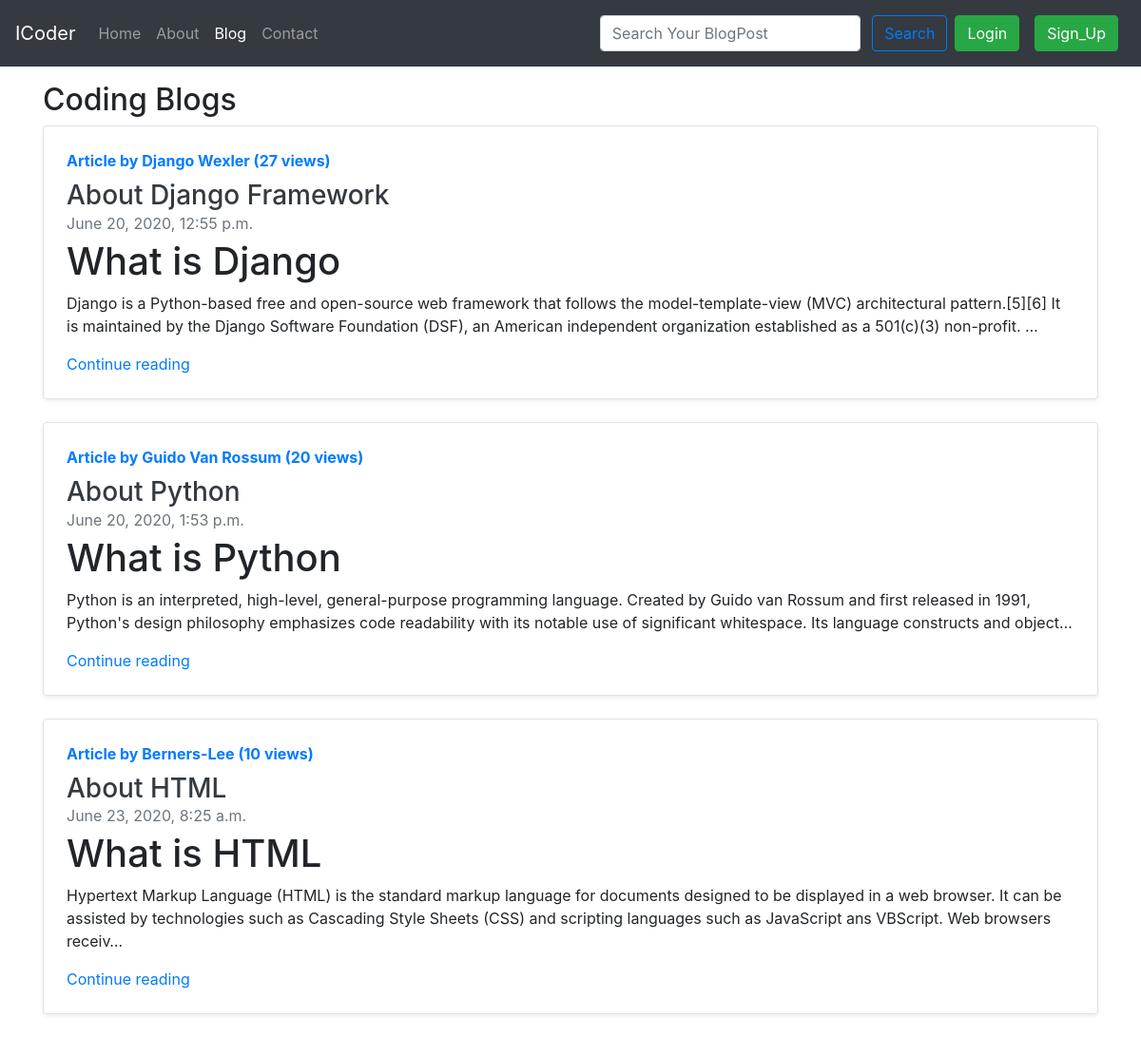
Screenshot of /blog/ with the database file from the repository.
### blog/models.py (models this page shows, shortened)
class Post(models.Model):
    sno = models.AutoField(primary_key = True)
    title = models.CharField(max_length=255)
    content = models.TextField()
    author = models.CharField(max_length=100)
    slug = models.CharField(max_length=130)
    views = models.IntegerField(default=0)
    timeStamp = models.DateTimeField(blank=True)

### blog/views.py (the view)
# urls.py: path('', views.blogHome, name='blogHome'),
def blogHome(request):
    allPosts = Post.objects.all()
    context = {'allPosts':allPosts}
    return render(request, 'blog/blogHome.html', context)

### templates/blog/blogHome.html (shortened to what this page needs)
{% extends 'base.html' %}
{% block blogactive%} active {% endblock blogactive %}
{% block body %}
<div class="container my-3">
  <h2> Coding Blogs </h2>
  {% for post in allPosts %}
  <div class="row no-gutters border rounded overflow-hidden flex-md-row mb-4 shadow-sm h-md-250 position-relative">
    <div class="col p-4 d-flex flex-column position-static">
      <strong class="d-inline-block mb-2 text-primary"><a  href="/blog/{{post.slug}}">
        Article by {{post.author}} ({{post.views}} views)</a></strong>
      <h3 class="mb-0"><a class="text-dark" href="/blog/{{post.slug}}">{{post.title}}</a></h3>
      <div class="mb-1 text-muted">{{post.timeStamp}}</div>
      <p class="card-text mb-auto">{{post.content|safe| truncatechars:300}}</p>
      <a href="/blog/{{post.slug}}"  class="stretched-link">Continue reading</a>
    </div>
  </div>
    {% endfor %}
</div>
{% endblock body %}

### rows the page displays
Post: author "Django Wexler", views "27", title "About Django Framework", timeStamp "June 20, 2020, 12:55 p.m.", content "What is Django Django is a Python-based free and open-source web framework that follows the model-template-view (MVC) architectural pattern.[5][6] It is maintained by the Django Software Foundation (DSF), an American independent organization established as a 501(c)(3) non-profit. …"
Post: author "Guido Van Rossum", views "20", title "About Python", timeStamp "June 20, 2020, 1:53 p.m.", content "What is Python Python is an interpreted, high-level, general-purpose programming language. Created by Guido van Rossum and first released in 1991, Python's design philosophy emphasizes code readability with its notable use of significant whitespace. Its language constructs and object…"
Post: author "Berners-Lee", views "10", title "About HTML", timeStamp "June 23, 2020, 8:25 a.m.", content "What is HTML Hypertext Markup Language (HTML) is the standard markup language for documents designed to be displayed in a web browser. It can be assisted by technologies such as Cascading Style Sheets (CSS) and scripting languages such as JavaScript ans VBScript. Web browsers receiv…"
